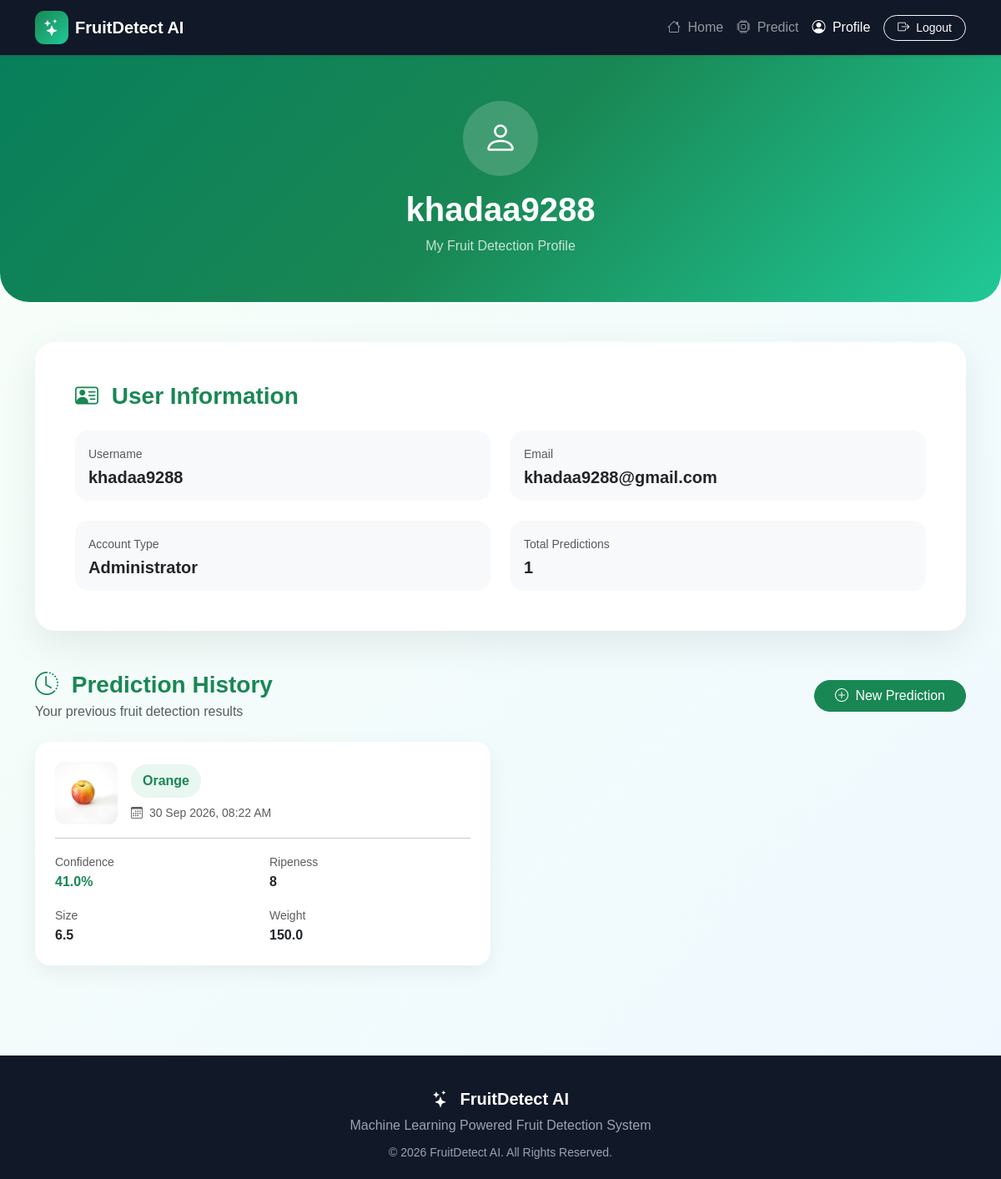
/profile/ (signed in), run on the app's committed database.
### prediction/models.py (models this page shows, shortened)
class FruitPrediction(models.Model):
    user = models.ForeignKey(
    User,
    on_delete=models.CASCADE,
    related_name="fruit_predictions",
    null=True,
    blank=True
    )
    image = models.ImageField(
        upload_to="fruit_predictions/"
    )
    size = models.FloatField()
    weight = models.FloatField()
    width = models.FloatField()
    height = models.FloatField()
    color = models.CharField(
        max_length=50
    )
    texture = models.CharField(
        max_length=50
    )
    sweetness = models.FloatField()
    acidity = models.FloatField()
    ripeness = models.CharField(
        max_length=50
    )
    predicted_fruit = models.CharField(
        max_length=100
    )
    confidence = models.FloatField(
        default=0.0
    )
    created_at = models.DateTimeField(
        auto_now_add=True
    )

### accounts/views.py (the view)
@login_required(login_url="/login/")
def profile(request):
    predictions = request.user.fruit_predictions.all().order_by(
        "-created_at"
    )
    return render(
        request,
        "accounts/profile.html",
        {
            "predictions": predictions
        }
    )

### templates/accounts/profile.html (shortened to what this page needs)
<!DOCTYPE html>
<html lang="en">
<head>
    <link
        href="https://cdn.jsdelivr.net/npm/bootstrap@5.3.3/dist/css/bootstrap.min.css"
        rel="stylesheet">
    <link
        href="https://cdn.jsdelivr.net/npm/bootstrap-icons@1.11.3/font/bootstrap-icons.min.css"
        rel="stylesheet">
</head>
<body>
<nav class="navbar navbar-expand-lg navbar-dark shadow-sm">
    <div class="container">
        <a
            class="navbar-brand d-flex align-items-center"
            href="{% url 'home' %}"
        >
            <span class="brand-icon">
                <i class="bi bi-stars"></i>
            </span>
            FruitDetect AI
        </a>
        <div
            class="collapse navbar-collapse"
            id="mainNavbar"
        >
            <ul class="navbar-nav ms-auto align-items-lg-center">
                <li class="nav-item">
                    <a
                        class="nav-link"
                        href="{% url 'home' %}"
                    >
                        <i class="bi bi-house me-1"></i>
                        Home
                    </a>
                </li>
                <li class="nav-item">
                    <a
                        class="nav-link"
                        href="{% url 'predict' %}"
                    >
                        <i class="bi bi-cpu me-1"></i>
                        Predict
                    </a>
                </li>
                <li class="nav-item">
                    <a
                        class="nav-link active"
                        href="{% url 'profile' %}"
                    >
                        <i class="bi bi-person-circle me-1"></i>
                        Profile
                    </a>
                </li>
                <li class="nav-item ms-lg-2">
                    <form
                        method="POST"
                        action="{% url 'logout' %}"
                        class="d-inline"
                    >
                        <button
                            type="submit"
                            class="btn btn-outline-light btn-sm rounded-pill px-3"
                        >
                            <i class="bi bi-box-arrow-right me-1"></i>
                            Logout
                        </button>
                    </form>
                </li>
            </ul>
        </div>
    </div>
</nav>
<section class="profile-header">
    <div class="container text-center">
        <div class="profile-icon mb-3">
            <i class="bi bi-person"></i>
        </div>
        <h1 class="fw-bold">
            {{ user.username }}
        </h1>
        <p class="mb-0 opacity-75">
            My Fruit Detection Profile
        </p>
    </div>
</section>
<div class="container py-5">
    <div class="card profile-card mb-5">
        <div class="card-body p-4 p-lg-5">
            <h3 class="section-title mb-4">
                <i class="bi bi-person-vcard me-2"></i>
                User Information
            </h3>
            <div class="row g-4">
                <div class="col-md-6">
                    <div class="p-3 bg-light rounded-4">
                        <small class="text-muted">
                            Username
                        </small>
                        <h5 class="fw-bold mb-0 mt-1">
                            {{ user.username }}
                        </h5>
                    </div>
                </div>
                <div class="col-md-6">
                    <div class="p-3 bg-light rounded-4">
                        <small class="text-muted">
                            Email
                        </small>
                        <h5 class="fw-bold mb-0 mt-1">
                            {% if user.email %}
                                {{ user.email }}
                            {% else %}
                                Not provided
                            {% endif %}
                        </h5>
                    </div>
                </div>
                <div class="col-md-6">
                    <div class="p-3 bg-light rounded-4">
                        <small class="text-muted">
                            Account Type
                        </small>
                        <h5 class="fw-bold mb-0 mt-1">
                            {% if user.is_staff %}
                                Administrator
                            {% else %}
                                User
                            {% endif %}
                        </h5>
                    </div>
                </div>
                <div class="col-md-6">
                    <div class="p-3 bg-light rounded-4">
                        <small class="text-muted">
                            Total Predictions
                        </small>
                        <h5 class="fw-bold mb-0 mt-1">
                            {{ predictions|length }}
                        </h5>
                    </div>
                </div>
            </div>
        </div>
    </div>
    <div class="d-flex justify-content-between align-items-center mb-4">
        <div>
            <h3 class="section-title mb-1">
                <i class="bi bi-clock-history me-2"></i>
                Prediction History
            </h3>
            <p class="text-muted mb-0">
                Your previous fruit detection results
            </p>
        </div>
        <a
            href="{% url 'predict' %}"
            class="btn btn-success rounded-pill px-4"
        >
            <i class="bi bi-plus-circle me-1"></i>
            New Prediction
        </a>
    </div>
    {% if predictions %}
        <div class="row g-4">
            {% for item in predictions %}
                <div class="col-lg-6">
                    <div class="card history-card h-100">
                        <div class="card-body p-4">
                            <div class="d-flex align-items-center">
                                {% if item.image %}
                                    <img
                                        src="{{ item.image.url }}"
                                        alt="Fruit Image"
                                        class="prediction-image me-3"
                                    >
                                {% else %}
                                    <div
                                        class="prediction-image me-3 d-flex align-items-center justify-content-center"
                                    >
                                        <i class="bi bi-image text-muted fs-3"></i>
                                    </div>
                                {% endif %}
                                <div class="flex-grow-1">
                                    <div class="d-flex justify-content-between align-items-start">
                                        <span class="fruit-badge">
                                            {{ item.predicted_fruit }}
                                        </span>
                                    </div>
                                    <small class="text-muted d-block mt-2">
                                        <i class="bi bi-calendar3 me-1"></i>
                                        {{ item.created_at|date:"d M Y, h:i A" }}
                                    </small>
                                </div>
                            </div>
                            <hr>
                            <div class="row g-3">
                                <div class="col-6">
                                    <small class="text-muted">
                                        Confidence
                                    </small>
                                    <div class="fw-bold text-success">
                                        {{ item.confidence }}%
                                    </div>
                                </div>
                                <div class="col-6">
                                    <small class="text-muted">
                                        Ripeness
                                    </small>
                                    <div class="fw-bold">
                                        {{ item.ripeness }}
                                    </div>
                                </div>
                                <div class="col-6">
                                    <small class="text-muted">
                                        Size
                                    </small>
                                    <div class="fw-bold">
                                        {{ item.size }}
                                    </div>
                                </div>
                                <div class="col-6">
                                    <small class="text-muted">
                                        Weight
                                    </small>
                                    <div class="fw-bold">
                                        {{ item.weight }}
                                    </div>
                                </div>
                            </div>
                        </div>
                    </div>
                </div>
            {% endfor %}
        </div>
    {% endif %}
</div>
<footer class="main-footer">
    <div class="container text-center">
        <h5 class="text-white fw-bold">
            <i class="bi bi-stars me-2"></i>
            FruitDetect AI
        </h5>
        <p class="mb-2">
            Machine Learning Powered Fruit Detection System
        </p>
        <small>
            © 2026 FruitDetect AI. All Rights Reserved.
        </small>
    </div>
</footer>
</body>
</html>

### templates/accounts/profile.html (style rules this page uses)
body { min-height: 100vh; background: linear-gradient( 135deg, #f8fff8, #eef8ff ); font-family: Arial, sans-serif; color: #17221c; }
.navbar { background: #111827; }
.navbar-brand { font-weight: 800; }
.brand-icon { width: 40px; height: 40px; display: inline-flex; align-items: center; justify-content: center; background: linear-gradient( 135deg, #198754, #20c997 ); border-radius: 11px; margin-right: 8px; color: white; }
.profile-header { background: linear-gradient( 135deg, #087f5b, #198754, #20c997 ); color: white; padding: 55px 20px; border-radius: 0 0 35px 35px; }
.profile-icon { width: 90px; height: 90px; margin: auto; display: flex; align-items: center; justify-content: center; border-radius: 50%; background: rgba(255,255,255,0.18); font-size: 42px; }
.profile-card { border: none; border-radius: 24px; box-shadow: 0 15px 45px rgba(0,0,0,0.08); }
.section-title { font-weight: 800; color: #198754; }
.history-card { border: none; border-radius: 18px; box-shadow: 0 8px 25px rgba(0,0,0,0.06); }
.fruit-badge { background: #e8f7ef; color: #198754; font-weight: 700; padding: 8px 14px; border-radius: 50px; }
.prediction-image { width: 75px; height: 75px; object-fit: cover; border-radius: 12px; background: #f8f9fa; }
.main-footer { background: #111827; color: #9ca3af; padding: 40px 0 20px; margin-top: 60px; }

### data on the page
FruitPrediction: image (picture), predicted_fruit "Orange", created_at "30 Sep 2026, 08:22 AM", confidence "41.0", ripeness "8", size "6.5", weight "150.0"

### other printed values
{{ user.username }} "khadaa9288"
{{ user.email }} "khadaa9288@gmail.com"
{{ predictions|length }} "1"
